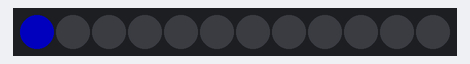
Simulated run of this sketch. Board: ESP32. Parts: 12 RGB LEDs in strip order, left to right. Dim RGB values are drawn brighter than linear; random numbers use the default seed unless the sketch sets one.

Above: at 4.07 s.
At 12.23 s:
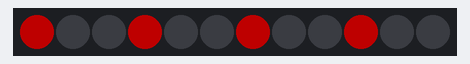
At 20.6 s:
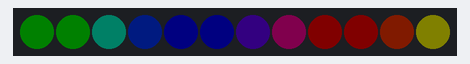
At 22.18 s:
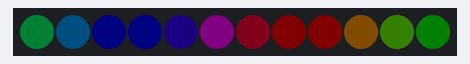
At 24.01 s:
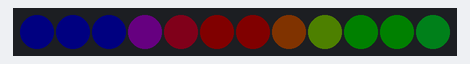
At 36.14 s:
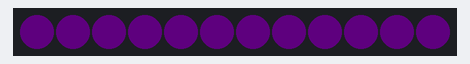

The sketch:

receiver.ino
```cpp
/*
========================================
ZAPOJENÍ (jednoduše, pro děti):
----------------------------------------
NeoPixel Ring (12 LED, WS2812):
- VCC  →  5V na Arduinu
- GND  →  GND na Arduinu
- DIN  →  pin 6 na Arduinu

POZOR:
- Vždy propojit GND Arduina a GND LED!
- Nepřipojuj / neodpojuj LED, když je Arduino zapnuté.

========================================
Úkoly pro pochopení kódu:
----------------------------------------
1) Která proměnná říká, kolik má ring LED?
2) Co se stane, když změníš pin LED z 6 na jiný?
3) Kde se přepínají jednotlivé světelné módy?
4) Jak bys přidal 6. mód?
5) Co dělá funkce strip.show()?
========================================
*/

#include <Adafruit_NeoPixel.h>

#define LED_PIN    6
#define LED_COUNT  12

Adafruit_NeoPixel strip(LED_COUNT, LED_PIN, NEO_GRB + NEO_KHZ800);

int mode = 0;
unsigned long lastChange = 0;
const unsigned long modeDuration = 4000; // 4 sekundy na jeden efekt

void setup() {
  strip.begin();
  strip.setBrightness(80);
  strip.show(); // zhasnout vše
}

void loop() {
  // automatické přepínání módů
  if (millis() - lastChange > modeDuration) {
    mode = (mode + 1) % 5;
    lastChange = millis();
  }

  switch (mode) {
    case 0: rainbowSpin(); break;
    case 1: colorWipeBlue(); break;
    case 2: theaterChaseRed(); break;
    case 3: breathingPurple(); break;
    case 4: randomSparkles(); break;
  }
}

/* ================== EFEKTY ================== */

void rainbowSpin() {
  static int hue = 0;
  for (int i = 0; i < LED_COUNT; i++) {
    strip.setPixelColor(i, strip.gamma32(strip.ColorHSV(hue + i * 5000)));
  }
  strip.show();
  hue += 200;
  delay(40);
}

void colorWipeBlue() {
  static int index = 0;
  strip.clear();
  strip.setPixelColor(index, strip.Color(0, 0, 255));
  strip.show();
  index = (index + 1) % LED_COUNT;
  delay(120);
}

void theaterChaseRed() {
  static int offset = 0;
  strip.clear();
  for (int i = offset; i < LED_COUNT; i += 3) {
    strip.setPixelColor(i, strip.Color(255, 0, 0));
  }
  strip.show();
  offset = (offset + 1) % 3;
  delay(100);
}

void breathingPurple() {
  static int brightness = 0;
  static int direction = 1;

  strip.setBrightness(brightness);
  for (int i = 0; i < LED_COUNT; i++) {
    strip.setPixelColor(i, strip.Color(150, 0, 200));
  }
  strip.show();

  brightness += direction * 5;
  if (brightness <= 5 || brightness >= 100) direction = -direction;
  delay(30);
}

void randomSparkles() {
  strip.clear();
  int pixel = random(LED_COUNT);

  strip.setPixelColor(
    pixel,
    strip.Color(random(255), random(255), random(255))
  );

  strip.show();
  delay(80);
}
```

Measured:
- what the display in image 1 shows lasts 0.4 s, from 12.0 s to 12.4 s
